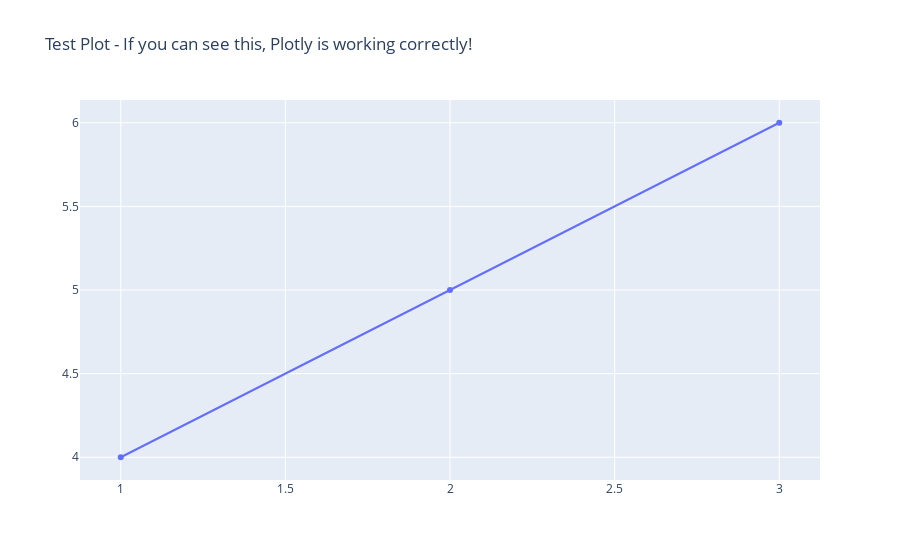

This figure's notebook cell:
### Code cell
# Fix for displaying Plotly figures in Jupyter notebooks
# This is a replacement for all the gauge.show() calls in the notebook

# We need to ensure nbformat is installed and imported
try:
    from IPython.display import display
    import plotly.graph_objects as go
    from plotly.offline import init_notebook_mode
    
    # Initialize notebook mode for plotly
    init_notebook_mode(connected=True)
    
    # Test function to verify the Plotly display works
    def test_plotly_display():
        fig = go.Figure()
        fig.add_trace(go.Scatter(x=[1, 2, 3], y=[4, 5, 6]))
        fig.update_layout(title="Test Plot - If you can see this, Plotly is working correctly!")
        display(fig)
        
    # Run the test
    test_plotly_display()
    print("✅ Plotly display fixed and working correctly!")
    
except ImportError:
    print("⚠️ Please install nbformat and restart the notebook:")
    print("pip install nbformat>=4.2.0")
    
except Exception as e:
    print(f"⚠️ Error with Plotly display: {e}")

### Figure 1 — Plotly figure (JSON) as saved in the notebook; plotly's stock layout.template omitted (floating-point values rounded to 4 significant figures)
{"data": [{"type": "scatter", "x": [1, 2, 3], "y": [4, 5, 6]}], "layout": {"title": {"text": "Test Plot - If you can see this, Plotly is working correctly!"}}}
